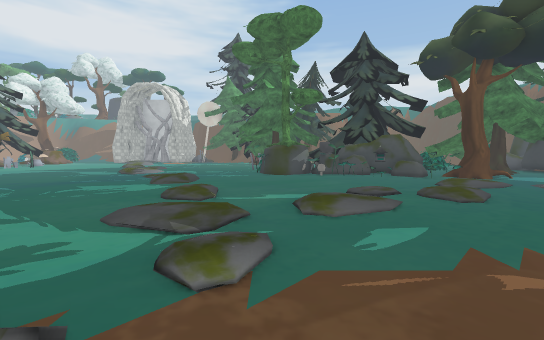
View 1 (above)

24 first-person views from a walk through a Unity game level. The camera is 1.4 m above the floor, tilts 4° down and sees 90° across. The floor is counted in squares, 1 m on a side. Each view is taken from the middle of a square. On the plan, view 1 faces up. The plan holds only what a view shows up to about 13 squares ahead; the rest is blank. The place goes on beyond the plan. Some surface patterns are stand-ins.

View 2
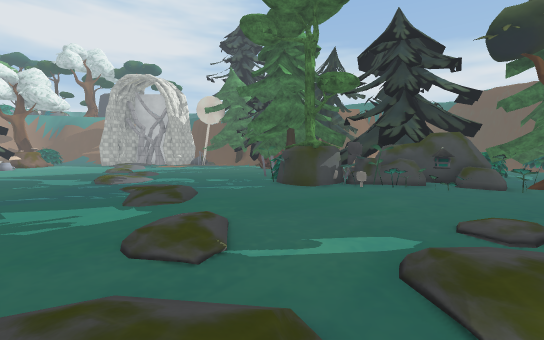

View 3
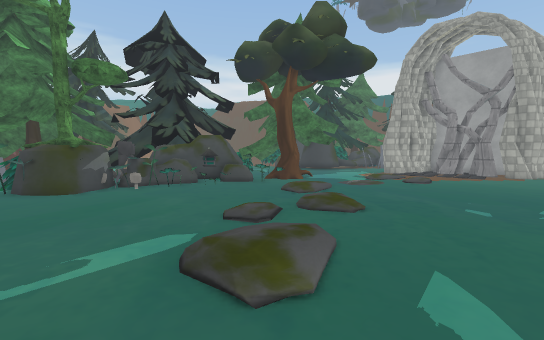

View 4
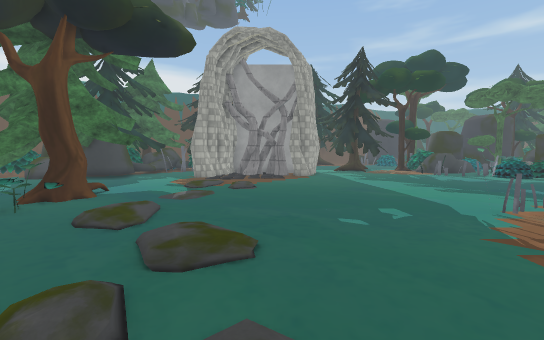

View 5
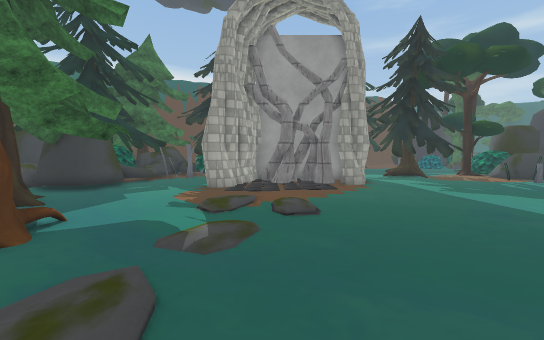

View 6
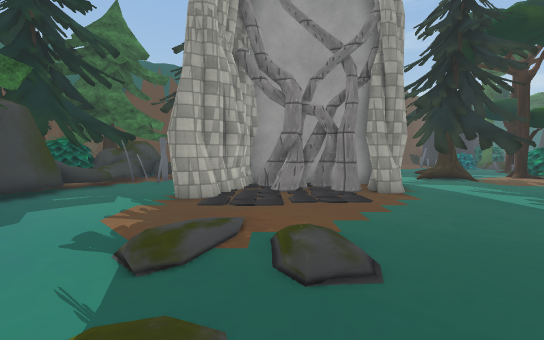

View 7
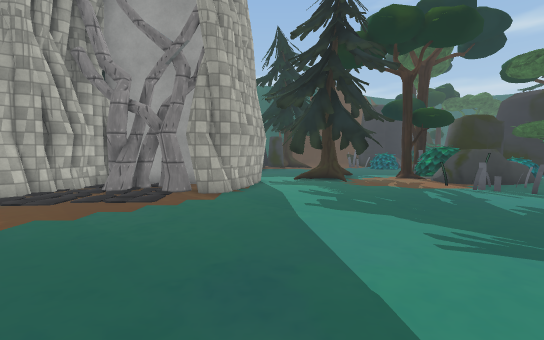

View 8
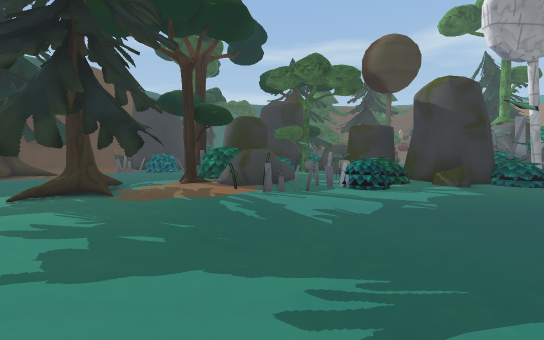

View 9
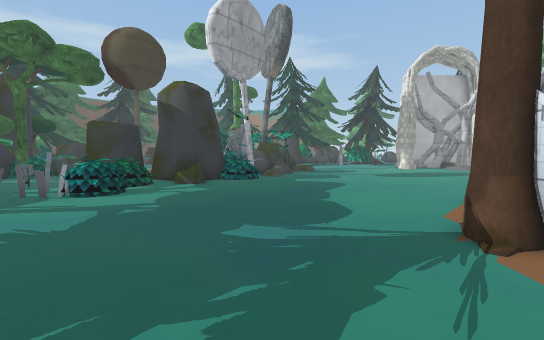

View 10
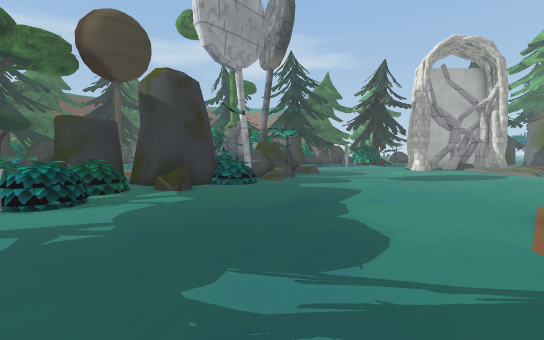

View 11
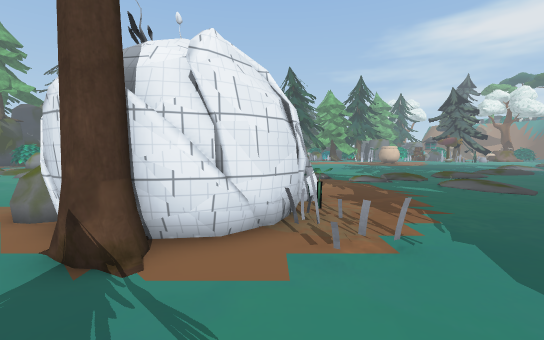

View 12
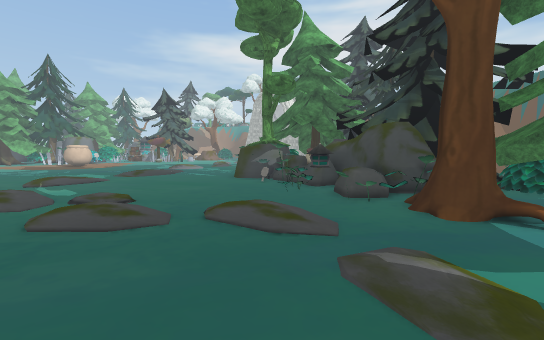

View 13
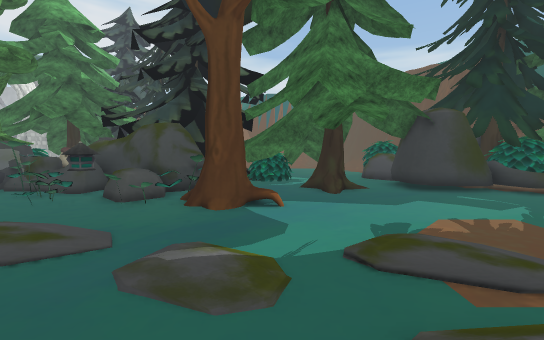

View 14
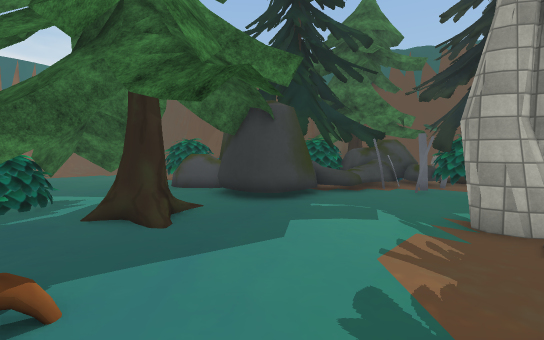

View 15
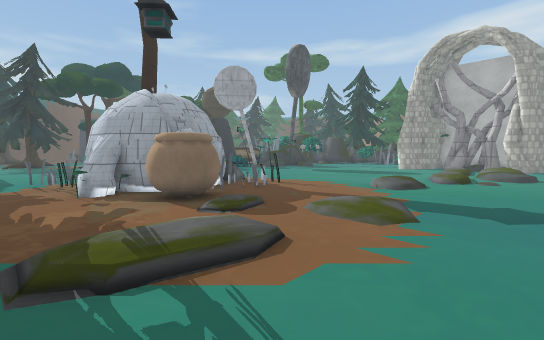

View 16
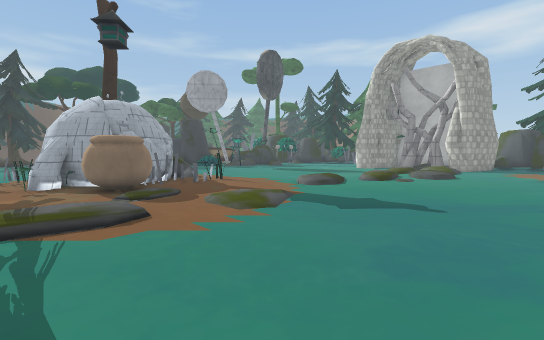

View 17
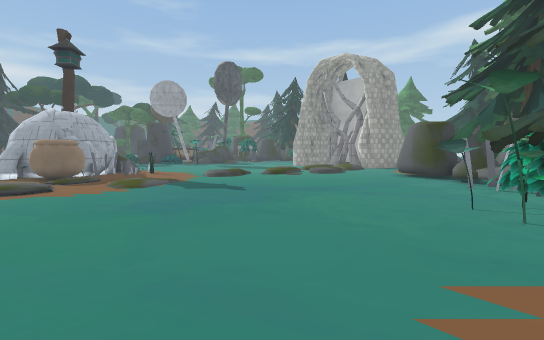

View 18
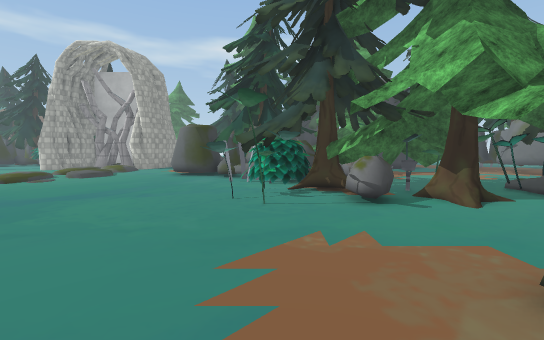

View 19
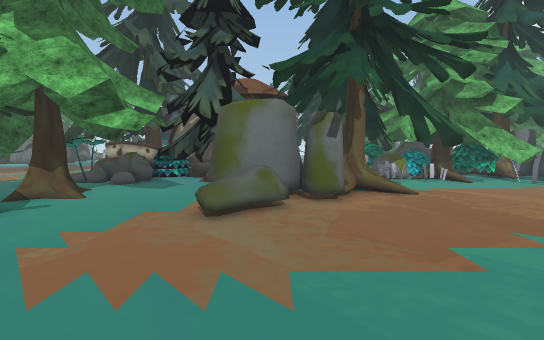

View 20
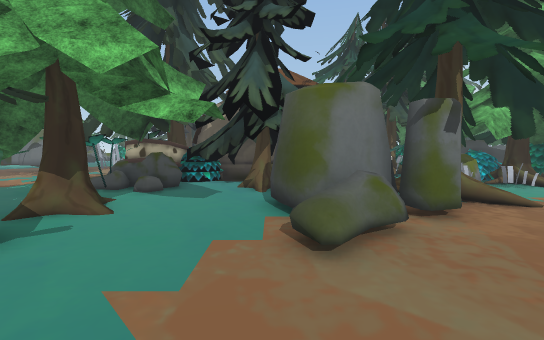

View 21
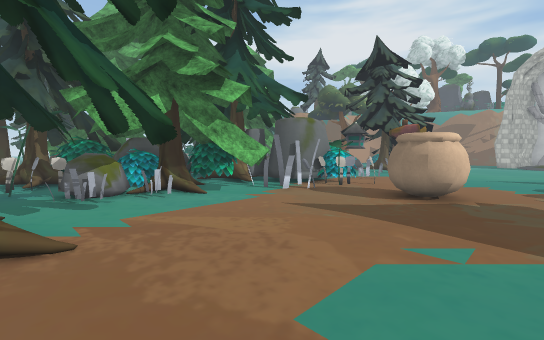

View 22
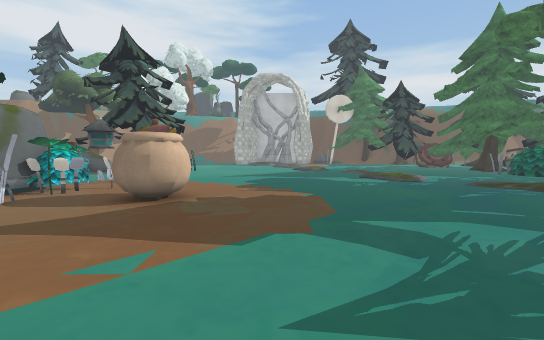

View 23
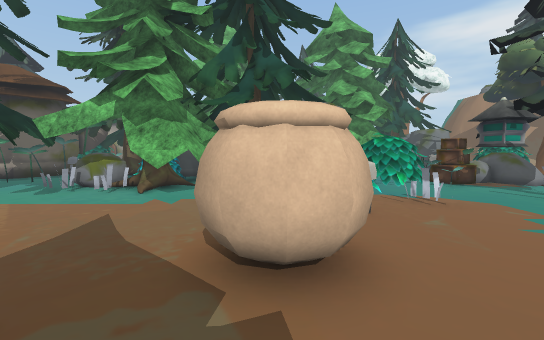

View 24
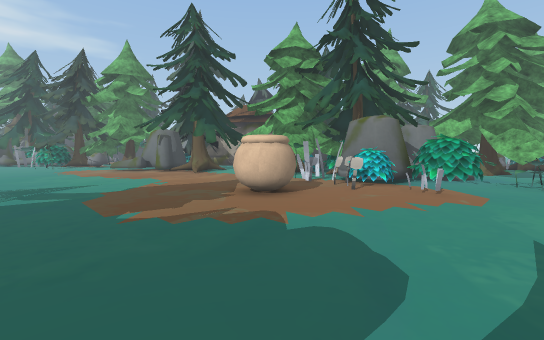

### Floor plan
Key: @ floor where view 1 was taken; # wall or solid block; . main floor; : floor 0.25 m higher than the main floor; / step, stairs or slope; = window, fence, low wall or low ledge; ^ raised ledge; T tree; C cauldron; O other object.
Columns run from 27 left of view 1 to 23 right of it. Each row starts with its distance up from view 1.
 20  OO.      ..                O O  TTTT OOT.T..OO TTT
 19 OOO........... .          OOOOO       TTT. .OO  TTT
 18 .O.............           OTTT  ##### T..T .O T OTT
 17 .OOO.O............  ......OTTOOO#####OT..TT.OOTTTTT
 16 O OO.O.....................OTOOO=O###........O TTOT
 15 O OOOO...............:..........OO=^OTT..........OO
 14   OOOOO............../:/.........OOO.TTO.........OT
 13    OOO..CC.........../:/..........................T
 12 TTOOO.O CC............//.....................# .. O
 11 TT.OOOO.CC......................../:O..../...###O T
 10 TTTTT...................//........//..:../:....## T
  9 OOT.T...................:/....::/:......//.....##
  8 OTT.T............  .....//...//.//......//....###
  7 OTT.............    ......../:/...............###
  6 OOOO.TT.........     ...::/.//................O##
  5  OOOTT.T........      ..///...................###
  4   TT............       ...//...................###
  3 OO...TT.........        ../..................... TT
  2  O. TTT.........     . ../......................TT
  1 O.   T O......    . ..../ .....O...O............T.
  0 O     OO................/ .@..O###OO............TTT
 -1        OO...............//..CCC####............ T..
 -2      TOOOO.................:CC##  ##............T..
 -3 #T #.TOO.O............../..:C #    #...............
 -4 TTT..................../ ....O##  ##..........OOO..
 -5 #TT.....................  ...O.#  #............OOOO
 -6 # TT.........................OO OOO.......... OOOO
 -7 T OOT../.OO.O................OO O............OOOOO
 -8 T OT .TTOTOOTTO..........:....  ............OO OOO
 -9   OOOO OTTT.OT ..........:/.. ...............O OOO
-10   T OTOTTTTTTT...........:/.  ..............OOOOOO
-11  TT..TTTTO O  ........../    .............==OOOOO##
-12   ...OT OO TT O.........   ..............O######O#
-13   .. ..   OT ...........   .............OO########
-14              OO.. ....:.   ............/OO

Where each view was taken, in squares from view 1:
view 1: 0 up, 0 right, facing up
view 2: 4 up, 1 left, facing up
view 3: 4 up, 1 left, facing up-right
view 4: 7 up, 1 right, facing right
view 5: 9 up, 6 right, facing right
view 6: 9 up, 10 right, facing right
view 7: 3 up, 10 right, facing right
view 8: 2 up, 13 right, facing down-right
view 9: 1 up, 12 right, facing down
view 10: 1 down, 12 right, facing down
view 11: 1 down, 12 right, facing left
view 12: 7 up, 12 right, facing up-left
view 13: 7 up, 12 right, facing up
view 14: 11 up, 12 right, facing up-right
view 15: 2 up, 6 left, facing down-right
view 16: 1 up, 9 left, facing down-right
view 17: 0 up, 15 left, facing down-right
view 18: 0 up, 15 left, facing down
view 19: 1 down, 12 left, facing left
view 20: 3 down, 14 left, facing left
view 21: 3 up, 16 left, facing up-left
view 22: 4 up, 15 left, facing up
view 23: 12 up, 15 left, facing left
view 24: 19 up, 12 left, facing down-left
